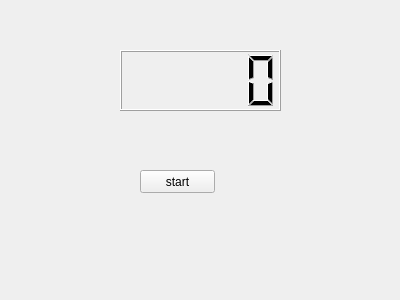
<?xml version="1.0" encoding="UTF-8"?>
<ui version="4.0">
 <class>Widget</class>
 <widget class="QWidget" name="Widget">
  <property name="geometry">
   <rect>
    <x>0</x>
    <y>0</y>
    <width>400</width>
    <height>300</height>
   </rect>
  </property>
  <property name="windowTitle">
   <string>Widget</string>
  </property>
  <widget class="QLCDNumber" name="lcdNumber">
   <property name="geometry">
    <rect>
     <x>120</x>
     <y>50</y>
     <width>161</width>
     <height>61</height>
    </rect>
   </property>
  </widget>
  <widget class="QPushButton" name="pushButton">
   <property name="geometry">
    <rect>
     <x>140</x>
     <y>170</y>
     <width>75</width>
     <height>23</height>
    </rect>
   </property>
   <property name="text">
    <string>start</string>
   </property>
  </widget>
 </widget>
 <layoutdefault spacing="6" margin="11"/>
 <resources/>
 <connections/>
</ui>
